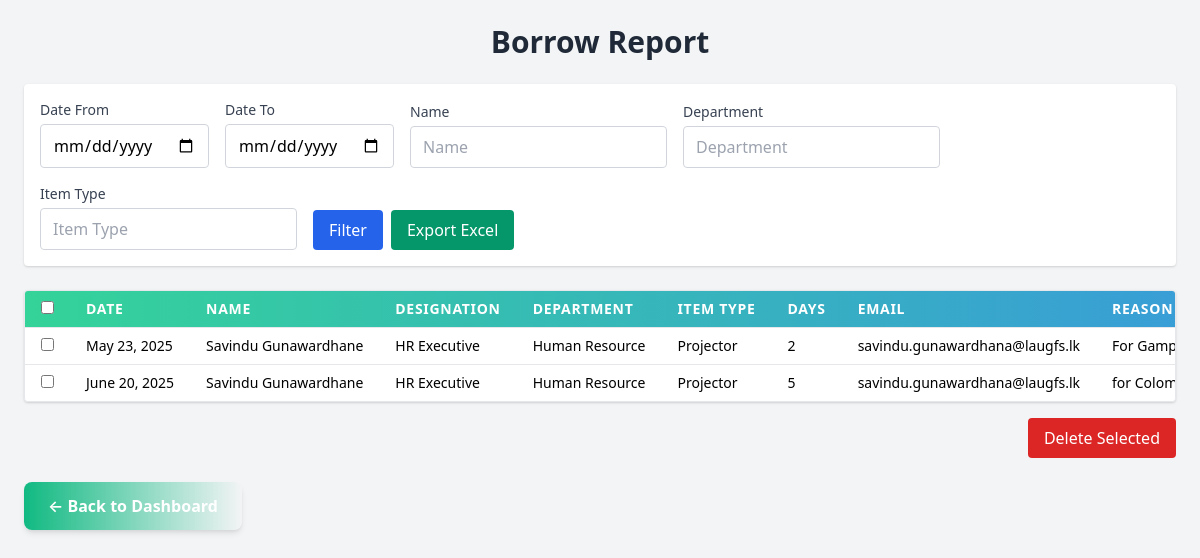
Page /borrow/report/ (signed in) on the committed database.
### tracking/models.py (models this page shows, shortened)
class Borrow(models.Model):
    STATUS_CHOICES = [
        ('Pending', 'Pending'),
        ('Returned', 'Item has returned'),
    ]
    date = models.DateField()
    name = models.CharField(max_length=100)
    designation = models.CharField(max_length=100)
    department = models.CharField(max_length=100)
    item_type = models.CharField(max_length=50)
    days = models.PositiveIntegerField()
    email = models.EmailField()
    hod_email = models.EmailField(blank=True, null=True)
    status = models.CharField(max_length=20, choices=STATUS_CHOICES, default='Pending')
    handover_date = models.DateField(blank=True, null=True)
    created_by = models.ForeignKey(User, on_delete=models.SET_NULL, null=True, blank=True, related_name='borrows')
    reason = models.TextField()

### tracking/views.py (the view)
# urls.py: path('borrow/report/', views.borrow_report, name='borrow_report'),
@login_required
def borrow_report(request):
    def safe_parse_date(date_str):
        if isinstance(date_str, str) and date_str.strip():
            return parse_date(date_str)
        return None
    date_from = safe_parse_date(request.GET.get('date_from'))
    date_to = safe_parse_date(request.GET.get('date_to'))
    name = request.GET.get('name')
    department = request.GET.get('department')
    item_type = request.GET.get('item_type')
    borrows = Borrow.objects.all()
    if date_from:
        borrows = borrows.filter(date__gte=date_from)
    if date_to:
        borrows = borrows.filter(date__lte=date_to)
    if name:
        borrows = borrows.filter(name__icontains=name)
    if department:
        borrows = borrows.filter(department__icontains=department)
    if item_type:
        borrows = borrows.filter(item_type__icontains=item_type)
    if request.method == 'POST':
        selected_ids = request.POST.getlist('selected_borrows')
        if selected_ids:
            Borrow.objects.filter(id__in=selected_ids).delete()
            return redirect('borrow_report')
    context = {
        'borrows': borrows,
        'request': request,
        'current_user': request.user,
    }
    return render(request, 'tracking/borrow_report.html', context)

### tracking/templates/tracking/borrow_report.html (shortened to what this page needs)
{% load static %}
<!DOCTYPE html>
<html lang="en">
<head>
  <link href="https://cdn.jsdelivr.net/npm/tailwindcss@2.2.19/dist/tailwind.min.css" rel="stylesheet" />
</head>
<body class="bg-gray-100 p-6">
  <div class="max-w-screen-xl mx-auto">
    <h1 class="text-3xl font-bold mb-6 text-center text-gray-800">Borrow Report</h1>
    <form method="get" class="mb-6 bg-white p-4 rounded shadow flex flex-wrap gap-4 items-end">
      <div>
        <label for="date_from" class="block text-sm font-medium text-gray-700">Date From</label>
        <input type="date" id="date_from" name="date_from" value="{{ request.GET.date_from }}"
          class="mt-1 block w-full border border-gray-300 rounded px-3 py-2" />
      </div>
      <div>
        <label for="date_to" class="block text-sm font-medium text-gray-700">Date To</label>
        <input type="date" id="date_to" name="date_to" value="{{ request.GET.date_to }}"
          class="mt-1 block w-full border border-gray-300 rounded px-3 py-2" />
      </div>
      <div>
        <label for="name" class="block text-sm font-medium text-gray-700">Name</label>
        <input type="text" id="name" name="name" placeholder="Name" value="{{ request.GET.name }}"
          class="mt-1 block w-full border border-gray-300 rounded px-3 py-2" />
      </div>
      <div>
        <label for="department" class="block text-sm font-medium text-gray-700">Department</label>
        <input type="text" id="department" name="department" placeholder="Department"
          value="{{ request.GET.department }}" class="mt-1 block w-full border border-gray-300 rounded px-3 py-2" />
      </div>
      <div>
        <label for="item_type" class="block text-sm font-medium text-gray-700">Item Type</label>
        <input type="text" id="item_type" name="item_type" placeholder="Item Type" value="{{ request.GET.item_type }}"
          class="mt-1 block w-full border border-gray-300 rounded px-3 py-2" />
      </div>
      <div class="flex space-x-2">
        <button type="submit"
          class="bg-blue-600 text-white px-4 py-2 rounded hover:bg-blue-700 transition">Filter</button>
        <button type="submit" formaction="{% url 'export_borrow_excel' %}" formmethod="get"
          class="bg-green-600 text-white px-4 py-2 rounded hover:bg-green-700 transition">Export Excel</button>
      </div>
    </form>
    <form method="post" action="{% url 'borrow_report' %}"
      onsubmit="return confirm('Are you sure you want to delete selected records?');">
      <div class="overflow-x-auto bg-white shadow rounded border border-gray-200">
        <table class="min-w-full divide-y divide-gray-200 text-sm">
          <thead class="bg-gradient-to-r from-green-400 to-blue-500 text-white uppercase tracking-wider">
            <tr>
              <th class="px-4 py-2 text-center">
                <input type="checkbox" id="select_all" class="cursor-pointer" />
              </th>
              <th class="px-4 py-2 text-left whitespace-nowrap">Date</th>
              <th class="px-4 py-2 text-left whitespace-nowrap">Name</th>
              <th class="px-4 py-2 text-left whitespace-nowrap">Designation</th>
              <th class="px-4 py-2 text-left whitespace-nowrap">Department</th>
              <th class="px-4 py-2 text-left whitespace-nowrap">Item Type</th>
              <th class="px-4 py-2 text-left whitespace-nowrap">Days</th>
              <th class="px-4 py-2 text-left whitespace-nowrap">Email</th>
              <th class="px-4 py-2 text-left whitespace-nowrap">Reason</th>
            </tr>
          </thead>
          <tbody class="divide-y divide-gray-200">
            {% for borrow in borrows %}
            <tr class="hover:bg-gray-50">
              <td class="px-4 py-2 whitespace-nowrap text-center">
                <input type="checkbox" name="selected_borrows" value="{{ borrow.id }}"
                  class="borrow_checkbox cursor-pointer" />
              </td>
              <td class="px-4 py-2 whitespace-nowrap">{{ borrow.date }}</td>
              <td class="px-4 py-2 whitespace-nowrap">{{ borrow.name }}</td>
              <td class="px-4 py-2 whitespace-nowrap">{{ borrow.designation }}</td>
              <td class="px-4 py-2 whitespace-nowrap">{{ borrow.department }}</td>
              <td class="px-4 py-2 whitespace-nowrap">{{ borrow.item_type }}</td>
              <td class="px-4 py-2 whitespace-nowrap">{{ borrow.days }}</td>
              <td class="px-4 py-2 whitespace-nowrap">{{ borrow.email }}</td>
              <td class="px-4 py-2 whitespace-nowrap">{{ borrow.reason|default:"-" }}</td>
            </tr>
            {% empty %}
            <tr>
              <td colspan="11" class="px-4 py-4 text-center text-gray-500">No borrow records found.</td>
            </tr>
            {% endfor %}
          </tbody>
        </table>
      </div>
      <div class="mt-4 flex justify-end">
        <button type="submit" class="bg-red-600 text-white px-4 py-2 rounded hover:bg-red-700">
          Delete Selected
        </button>
      </div>
    </form>
    <a href="{% url 'dashboard' %}"
      class="bg-gradient-to-r from-green-500 to-emerald-600 text-white px-6 py-3 rounded-lg font-semibold shadow-md hover:shadow-xl transition transform hover:-translate-y-0.5 mt-6 inline-block">
      ← Back to Dashboard
    </a>
  </div>
</body>
</html>

### rows in the picture
Borrow: date "May 23, 2025", name "Savindu Gunawardhane", designation "HR Executive", department "Human Resource", item_type "Projector", days "2", email "savindu.gunawardhana@laugfs.lk", reason "For…"
Borrow: date "June 20, 2025", name "Savindu Gunawardhane", designation "HR Executive", department "Human Resource", item_type "Projector", days "5", email "savindu.gunawardhana@laugfs.lk", reason "for…"
